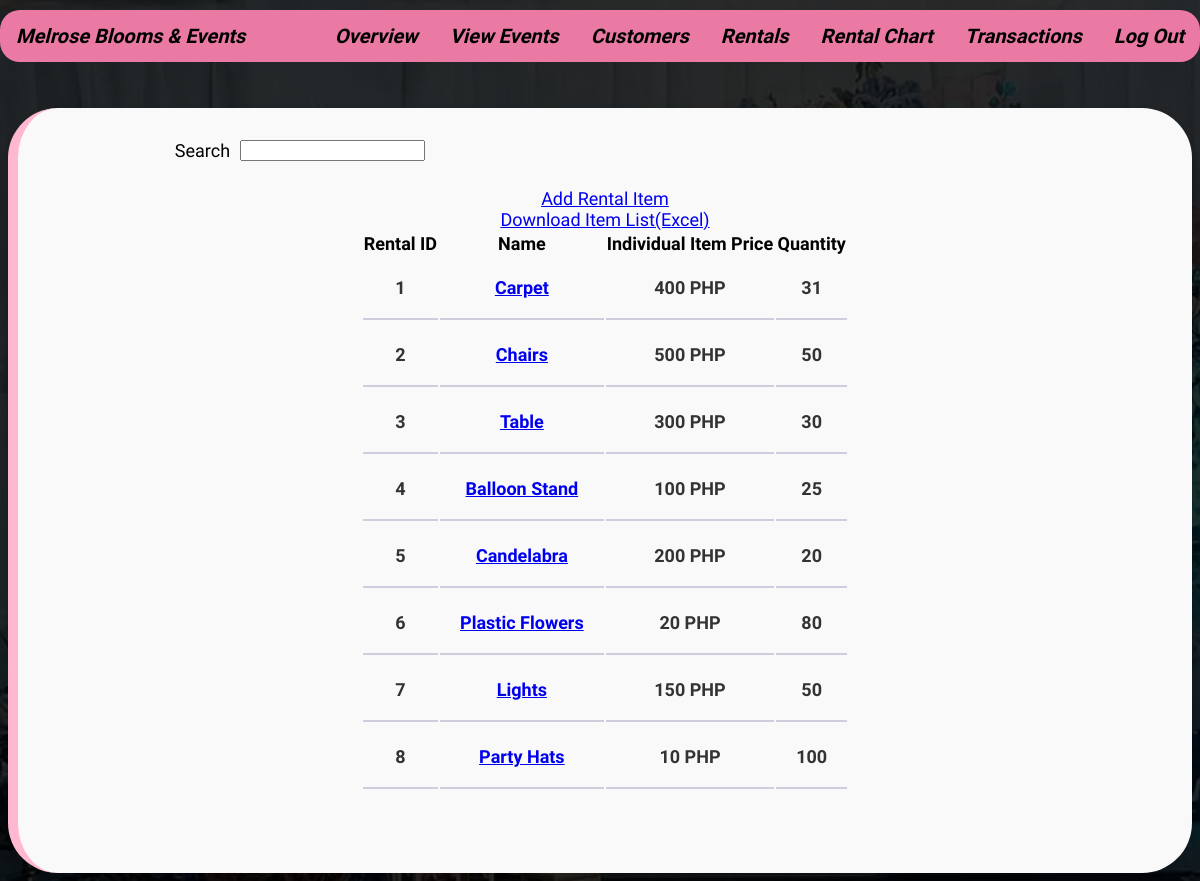
The app's page /index.php?page=rentals (signed in) with its own data.
### tables this page shows
CREATE TABLE `rentals` (
  `rental_id` int(11) UNSIGNED NOT NULL,
  `item_name` varchar(50) NOT NULL,
  `rent_price` int(100) NOT NULL,
  `item_qty` int(11) NOT NULL
);

### classes/rentClass.php (called while the page is built, shortened)
<?php
class Rental{
	private $DB_SERVER='localhost';
	private $DB_USERNAME='root';
	private $DB_PASSWORD='';
	private $DB_DATABASE='test3';
	private $conn;
	public function __construct(){
		$this->conn = new PDO("mysql:host=".$this->DB_SERVER.";dbname=".$this->DB_DATABASE,$this->DB_USERNAME,$this->DB_PASSWORD);
	}
	public function list_rental(){
			 $sql="SELECT * FROM rentals";
			 $q = $this->conn->query($sql) or die("failed!");
			 while($r = $q->fetch(PDO::FETCH_ASSOC)){
			 $data[]=$r;
			 }
			 if(empty($data)){
				return false;
			 }else{
			 	return $data;
			 }
	}
}

### rental-module/rental-read.php (the view, shortened to what this page needs)
<header class="header">
  <div class="search-container">
    <span>Search</span>
    <input type="text" id="search" name="search" onkeyup="showResults(this.value)">
  </div>
</header>
<span id="search-result">
<div id="proList">
<table id="tableP">
<a href="index.php?page=rentals&subpage=add"> Add Rental Item<i></a></i>
<a href="generate_user_excel.php">Download Item List(Excel)</a>
<tr>
<th>Rental ID  </th><th>Name  </th> <th> Individual Item Price  </th> <th>Quantity  </th>
</tr>
<?php
if($rentals->list_rental() != false){
foreach($rentals->list_rental() as $value){
   extract($value);
?>
      <tr>
        <td><?php echo $rental_id;?></td>
        <td><a href="index.php?page=rentals&subpage=edit&id=<?php echo $rental_id;?>"><?php echo $item_name;?></a></td>
        <td><?php echo $rent_price;?> PHP </td>
        <td><?php echo $item_qty;?></td>
      </tr>
      <tr>
<?php
}
}else{
  echo "No Record Found.";
}
?>
</table>
</div>

### index.php (shortened to what this page needs)
<?php
$page = (isset($_GET['page']) && $_GET['page'] != '') ? $_GET['page'] : '';
$subpage = (isset($_GET['subpage']) && $_GET['subpage'] != '') ? $_GET['subpage'] : '';
?>
<!DOCTYPE html>
<html>
<head>
    <link rel="stylesheet" href="css/custom.css?<?php echo time();?>">
</head>
<body>
    <div id="header">
    </div>
<div id="wrapper">
  <div id="box">
  <ul>
  <li class="left-item"><i> Melrose Blooms & Events </i> </li>
     <li class="right-item"><a href="logout.php"><i> Log Out </i></a> </li>
     <li class="right-item"><a href="index.php?page=test"><i> Transactions </i></a> </li>
     <li class="right-item"><a href="index.php?page=chart"><i> Rental Chart </i></a> </li>
     <li class="right-item"><a href="index.php?page=rentals"><i> Rentals </i></a> </li>
     <li class="right-item"><a href="index.php?page=customers"><i> Customers </a></i> </li>
     <li class="right-item"><a href="index.php?page=event"><i> View Events </a></i> </li>
     <li class="right-item"><a href="index.php"><i> Overview </a></i> </li>
</ul>
  </div>
  <?php
      switch($page){
                case 'rentals':
                  require_once 'rental-module/index.php';
                break;
      }

### rental-module/index.php (shortened to what this page needs)
<div id="proList">
<?php
include_once 'classes/rentClass.php';
$rentals = new Rental();
?>
<?php
      switch($subpage){
                default:
                    require_once 'rental-read.php';
                break;
      }

### css/custom.css (style rules this page uses)
html { margin: 0; padding: 0; }
ul { list-style-type: none; margin: 0; padding: 0; z-index: 1; overflow: hidden; background-color: #ea7aa3; position: fixed; top: 0; left: 0; width: 100%; border-radius: 20px; margin-top: 10px; }
li { display: inline-block; }
.left-item { float: left; display: block; font-size: 20px; color: black; text-align: center; padding: 14px 16px; text-decoration: none; white-space: nowrap; font-weight: bold; }
.right-item { float: right; }
li a { display: block; font-size: 20px; color: black; text-align: center; padding: 14px 16px; text-decoration: none; white-space: nowrap; }
body { font-family: 'Assistant', sans-serif; font-size: 18px; background: url(../images/bg.png); background-size: cover; }
#wrapper { max-width: 1200px; margin: auto; height: auto; padding: 20px; border-left: 10px solid #ffb8d0; background-color: #f9f9f9; border-radius: 50px; display: flex; justify-content: center; align-items: center; box-shadow: 0 2px 6px rgba(0, 0, 0, 0.1); }
#header { height: 40px; margin: 0 auto; padding-top: 60px; }
#box a, #second-submenu a, #third-submenu a { text-decoration: none; color: #000; font-weight: bold; }
#proList { width: 900px; padding: 30px; margin: 0 auto; display: flex; flex-direction: column; justify-content: center; align-items: center; }
.header { padding-top: 140px; margin-left: -450px; position: absolute; top: 0; left: 0; width: 100%; display: flex; justify-content: center; }
.header { padding-top: 140px; margin-left: -300px; position: absolute; top: 0; left: 0; width: 100%; display: flex; justify-content: center; }
.search-container { display: flex; align-items: center; }
.search-container span { margin-right: 10px; }
td { border-bottom: 2px solid #ceccdd; padding: 20px; text-align: center; background-color: #f9f9f9; font-size: 18px; color: #333; font-weight: bold; }

### records on screen
rentals: rental_id "1", item_name "Carpet", rent_price "400", item_qty "31"
rentals: rental_id "2", item_name "Chairs", rent_price "500", item_qty "50"
rentals: rental_id "3", item_name "Table", rent_price "300", item_qty "30"
rentals: rental_id "4", item_name "Balloon Stand", rent_price "100", item_qty "25"
rentals: rental_id "5", item_name "Candelabra", rent_price "200", item_qty "20"
rentals: rental_id "6", item_name "Plastic Flowers", rent_price "20", item_qty "80"
rentals: rental_id "7", item_name "Lights", rent_price "150", item_qty "50"
rentals: rental_id "8", item_name "Party Hats", rent_price "10", item_qty "100"
